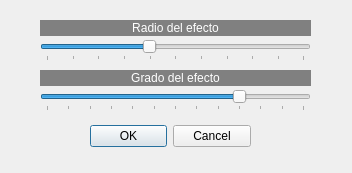
<?xml version="1.0" encoding="UTF-8"?>
<ui version="4.0">
 <class>pinchar_estirar</class>
 <widget class="QDialog" name="pinchar_estirar">
  <property name="geometry">
   <rect>
    <x>0</x>
    <y>0</y>
    <width>352</width>
    <height>173</height>
   </rect>
  </property>
  <property name="windowTitle">
   <string>Efecto de pinchar/estirar</string>
  </property>
  <widget class="QDialogButtonBox" name="buttonBox">
   <property name="geometry">
    <rect>
     <x>90</x>
     <y>120</y>
     <width>161</width>
     <height>32</height>
    </rect>
   </property>
   <property name="orientation">
    <enum>Qt::Horizontal</enum>
   </property>
   <property name="standardButtons">
    <set>QDialogButtonBox::Cancel|QDialogButtonBox::Ok</set>
   </property>
  </widget>
  <widget class="QLabel" name="label_2">
   <property name="geometry">
    <rect>
     <x>40</x>
     <y>70</y>
     <width>271</width>
     <height>16</height>
    </rect>
   </property>
   <property name="styleSheet">
    <string notr="true">background-color: rgb(128, 128, 128);
color: rgb(255, 255, 255);</string>
   </property>
   <property name="text">
    <string>Grado del efecto</string>
   </property>
   <property name="alignment">
    <set>Qt::AlignCenter</set>
   </property>
  </widget>
  <widget class="QLabel" name="label">
   <property name="geometry">
    <rect>
     <x>40</x>
     <y>20</y>
     <width>271</width>
     <height>16</height>
    </rect>
   </property>
   <property name="styleSheet">
    <string notr="true">background-color: rgb(128, 128, 128);
color: rgb(255, 255, 255);</string>
   </property>
   <property name="text">
    <string>Radio del efecto</string>
   </property>
   <property name="alignment">
    <set>Qt::AlignCenter</set>
   </property>
  </widget>
  <widget class="QSlider" name="horizontalSlider_2">
   <property name="geometry">
    <rect>
     <x>40</x>
     <y>90</y>
     <width>271</width>
     <height>21</height>
    </rect>
   </property>
   <property name="minimum">
    <number>-60</number>
   </property>
   <property name="maximum">
    <number>60</number>
   </property>
   <property name="value">
    <number>30</number>
   </property>
   <property name="orientation">
    <enum>Qt::Horizontal</enum>
   </property>
   <property name="tickPosition">
    <enum>QSlider::TicksBelow</enum>
   </property>
   <property name="tickInterval">
    <number>10</number>
   </property>
  </widget>
  <widget class="QSlider" name="horizontalSlider">
   <property name="geometry">
    <rect>
     <x>40</x>
     <y>40</y>
     <width>271</width>
     <height>21</height>
    </rect>
   </property>
   <property name="minimum">
    <number>1</number>
   </property>
   <property name="maximum">
    <number>500</number>
   </property>
   <property name="pageStep">
    <number>16</number>
   </property>
   <property name="value">
    <number>200</number>
   </property>
   <property name="orientation">
    <enum>Qt::Horizontal</enum>
   </property>
   <property name="tickPosition">
    <enum>QSlider::TicksBelow</enum>
   </property>
   <property name="tickInterval">
    <number>50</number>
   </property>
  </widget>
 </widget>
 <resources/>
 <connections>
  <connection>
   <sender>buttonBox</sender>
   <signal>accepted()</signal>
   <receiver>pinchar_estirar</receiver>
   <slot>accept()</slot>
   <hints>
    <hint type="sourcelabel">
     <x>248</x>
     <y>254</y>
    </hint>
    <hint type="destinationlabel">
     <x>157</x>
     <y>274</y>
    </hint>
   </hints>
  </connection>
  <connection>
   <sender>buttonBox</sender>
   <signal>rejected()</signal>
   <receiver>pinchar_estirar</receiver>
   <slot>reject()</slot>
   <hints>
    <hint type="sourcelabel">
     <x>316</x>
     <y>260</y>
    </hint>
    <hint type="destinationlabel">
     <x>286</x>
     <y>274</y>
    </hint>
   </hints>
  </connection>
 </connections>
</ui>
